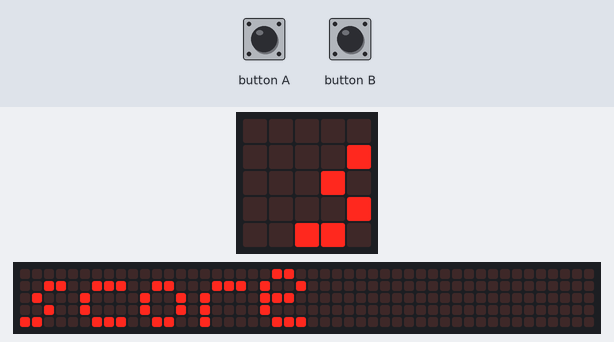
Bench run of a program on a simulated BBC micro:bit running MicroPython. On the bench: the board's 5×5 LED display, a strip that is not on the board, showing the scrolling text unrolled. Inputs (shaded band) come from the test bench. Random numbers come from a fixed seed; the 48×5 strip is a reading aid, not a part: it shows the text the display is scrolling, unrolled, one strip-width of it at a time.

Above: at 5.6 s.
5.7 s: button B pressed for 0.15 s
At 10.89 s:
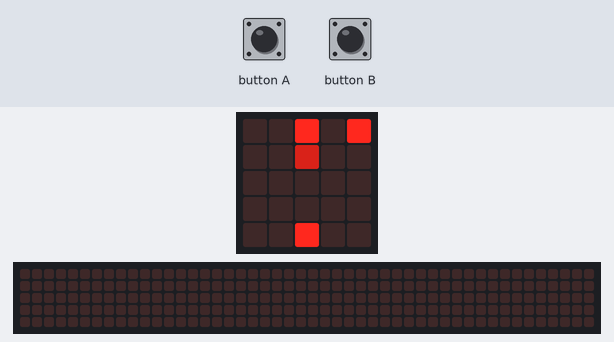
12.9 s: button B pressed for 1 s
At 16.89 s:
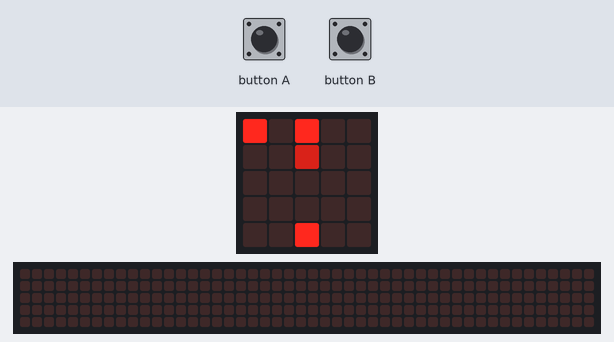
17.5 s: button B pressed for 0.15 s
At 22.89 s:
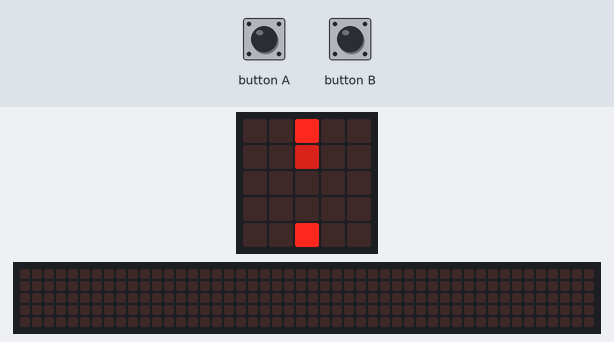

The program:

target.py
```python
from microbit import *
from random import choice

# Target shooting game. A target pixel will show across the top and the
# player will be positioned along the bottom. Use the A button to move the
# player position to the right (wrapping around to the left) and use the
# B button to fire!

score = 0        # starting score
max_time = 5000  # max time to hit target (milliseconds)
interval = 50    # time between polling buttons

def play():
    # The game starts with a target in a random
    # position along the top and the player's player
    # in the middle.
    target = choice(range(5))  # target 0..4
    player = 2                 # middle

    # Create a blank image and set the target and player positions
    img = Image()  # start with blank
    img.set_pixel(target, 0, 9)  # set target pixel
    img.set_pixel(player, 4, 9)  # set player pixel
    display.show(img)

    # Loop and poll buttons for player movement/fire
    for t in range(interval):
        if button_b.was_pressed():
            # Fire!
            img.set_pixel(player, 3, 9)
            display.show(img)
            sleep(50)
            img.set_pixel(player, 3, 5)
            img.set_pixel(player, 2, 9)
            display.show(img)
            sleep(50)
            img.set_pixel(player, 3, 0)
            img.set_pixel(player, 2, 5)
            img.set_pixel(player, 1, 9)
            display.show(img)
            sleep(50)
            img.set_pixel(player, 2, 0)
            img.set_pixel(player, 1, 5)
            img.set_pixel(player, 0, 9)
            display.show(img)
            sleep(250)

            # Return True/False if player hit the target
            return (player == target)

        if button_a.was_pressed():
            # Move position
            img.set_pixel(player, 4, 0)  # clear old position
            player = (player + 1) % 5
            img.set_pixel(player, 4, 9)  # set new player pixel
            display.show(img)

        # Sleep until the next poll time
        sleep(max_time // interval)

    # If the player hasn't hit the target by now, they lose this round
    return False


while True:
    if play():
        score = score + 1
        display.show(Image.HAPPY)
    else:
        score = max(score - 1, 0)
        display.show(Image.SAD)

    sleep(250)
    display.scroll("score")
    display.show(score)
    sleep(1000)
```
